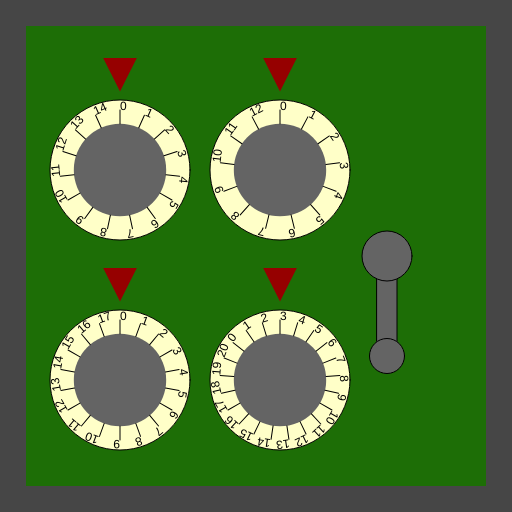
Frame 1 (no input)
Frame 60 (no input): identical to frame 1, image omitted
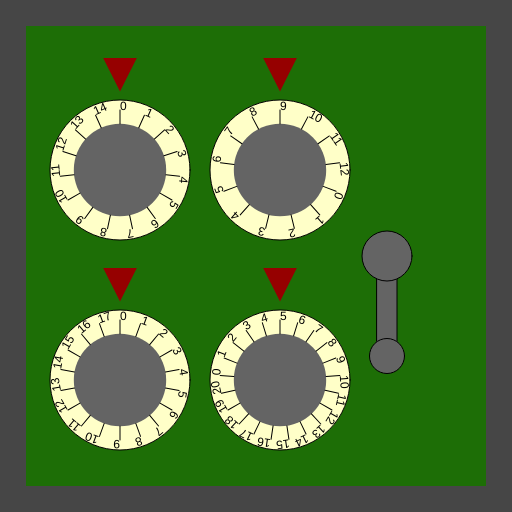
Frame 120 (the mouse pressed at the canvas centre since frame 60)

The p5.js sketch that drew these frames (run headless with seeded random() and noise() and a simulated clock; from frame 60 on, the mouse is pressed at the canvas centre):

// p5.js sketch
// ── sketch.js
/*

Officer: 7315287
CaseNum: 303-2-28319961-7315287

Case 303 - The Case of the Crooked Attorney
Stage 3 - The Gates Bank

I’ve made an appointment for you at the Gates Bank to retrieve your safe deposit box from the vault.
Actually you will break into Torvalds’ one.

Crack the safe by doing the following:

	Whilst the mouse is being dragged:
	- Make Hidden_Locker_Value0 equal to the value of mouseX
	- Use the 'min' function to prevent Hidden_Locker_Value0 from going above 11

	When any key is pressed:
	- Increment Hidden_Locker_Value1 by 1
	- Use the 'constrain' function to prevent Hidden_Locker_Value1 from falling below 3 and going above 13

	When the mouse button is pressed:
	- Make Hidden_Locker_Value2 equal to the value of mouseX
	- Use the 'min' function to prevent Hidden_Locker_Value2 from going above 9

	Whilst the mouse is moving:
	- Increment Hidden_Locker_Value3 by 2
	- Use the 'constrain' function to prevent Hidden_Locker_Value3 from falling below 3 and going above 16

	When the mouse button is released:
	- Make Hidden_Locker_Value4 equal to the value of mouseY
	- Use the 'constrain' function to prevent Hidden_Locker_Value4 from falling below 10 and going above 71



This time you'll need to create the relevant event handlers yourself.

There are many possible ways of investigating this case, but you
should use ONLY the following commands:

	- The assignment operator aka. the equals sign !
	- mouseX, mouseY
	- Incrementing +=
	- Decrementing -=
	- min, max
	- constrain

*/

//declare the variables

var Hidden_Locker_Value0;
var Hidden_Locker_Value1;
var Hidden_Locker_Value2;
var Hidden_Locker_Value3;
var Hidden_Locker_Value4;


function preload()
{
	//IMAGES WILL BE LOADED HERE

}

function setup()
{
	createCanvas(512,512);

	//initialise the variables
	Hidden_Locker_Value0 = 0;
	Hidden_Locker_Value1 = 0;
	Hidden_Locker_Value2 = 0;
	Hidden_Locker_Value3 = 0;
	Hidden_Locker_Value4 = 0;

}

///////////////////EVENT HANDLERS///////////////////

//Create event handlers here to open the safe ...
// Whilst the mouse is being dragged:
// 	- Make Hidden_Locker_Value0 equal to the value of mouseX
// 	- Use the 'min' function to prevent Hidden_Locker_Value0 from going above 11

// 	When any key is pressed:
// 	- Increment Hidden_Locker_Value1 by 1
// 	- Use the 'constrain' function to prevent Hidden_Locker_Value1 from falling below 3 and going above 13

// 	When the mouse button is pressed:
// 	- Make Hidden_Locker_Value2 equal to the value of mouseX
// 	- Use the 'min' function to prevent Hidden_Locker_Value2 from going above 9

// 	Whilst the mouse is moving:
// 	- Increment Hidden_Locker_Value3 by 2
// 	- Use the 'constrain' function to prevent Hidden_Locker_Value3 from falling below 3 and going above 16

// 	When the mouse button is released:
// 	- Make Hidden_Locker_Value4 equal to the value of mouseY
// 	- Use the 'constrain' function to prevent Hidden_Locker_Value4 from falling below 10 and going above 71



function mouseDragged() {
	// let m = (mouseX, )
	Hidden_Locker_Value0 = min(mouseX,  11);

}

function mouseMoved()
 {
	Hidden_Locker_Value3 += 2;
	Hidden_Locker_Value3 = constrain(Hidden_Locker_Value3, 3, 16);// 
	console.log("hidden Value 0 is : " + Hidden_Locker_Value0);
 }

function keyPressed() {
	Hidden_Locker_Value1 +=1;  
	Hidden_Locker_Value1 = constrain(Hidden_Locker_Value1, 3, 13)
}
	
function mousePressed () {
	Hidden_Locker_Value2 = min(mouseX, 9); 
}

function mouseReleased() {
	Hidden_Locker_Value4 = constrain(mouseY, 10, 71);
}


///////////////DO NOT CHANGE CODE BELOW THIS POINT///////////////////

function draw()
{

	//Draw the safe door
	background(70);
	noStroke();
	fill(29,110,6);
	rect(26,26,width-52,width-52);

	//Draw the combination dials
	push();
	translate(120,170);
	drawDial(140,Hidden_Locker_Value0, 15);
	pop();

	push();
	translate(120,380);
	drawDial(140,Hidden_Locker_Value1, 18);
	pop();

	push();
	translate(280,170);
	drawDial(140,Hidden_Locker_Value2, 13);
	pop();

	push();
	translate(280,380);
	drawDial(140,Hidden_Locker_Value3, 21);
	pop();

	//Draw the lever
	push();
	translate(width - 125,256);
	drawLever(Hidden_Locker_Value4);
	pop();


}

function drawDial(diameter,num,maxNum)
{
	//the combination lock

	var r = diameter * 0.5;
	var p = r * 0.6;

	stroke(0);
	fill(255,255,200);
	ellipse(0,0,diameter,diameter);
	fill(100);
	noStroke();
	ellipse(0,0,diameter*0.66,diameter*0.66);
	fill(150,0,0);
	triangle(
		-p * 0.4,-r-p,
		p * 0.4,-r-p,
		0,-r-p/5
	);

	noStroke();

	push();
	var inc = 360/maxNum;

	rotate(radians(-num * inc));
	for(var i = 0; i < maxNum; i++)
	{
		push();
		rotate(radians(i * inc));
		stroke(0);
		line(0,-r*0.66,0,-(r-10));
		noStroke();
		fill(0);
		text(i,0,-(r-10));
		pop();
	}

	pop();
}

function drawLever(rot)
{
	push();
	rotate(radians(-rot))
	stroke(0);
	fill(100);
	rect(-10,0,20,100);
	ellipse(0,0,50,50);
	ellipse(0,100,35,35);
	pop();
}
